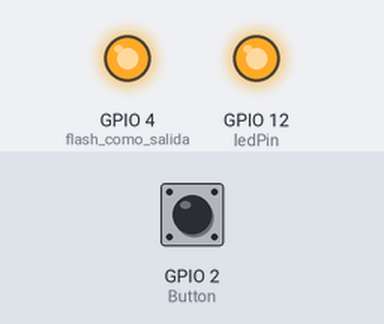
Bench run of a sketch on a simulated ESP32. Parts: output pins drawn as LEDs (lit = HIGH). Inputs (shaded band) come from the test bench; at power-on: GPIO 2 (Button) LOW. The camera gives no picture; what the sketch prints to the serial monitor is not drawn.

Above: at 0.6 s.
1.6 s: GPIO 2 (Button) pulled HIGH for 3.2 s
At 6.25 s:
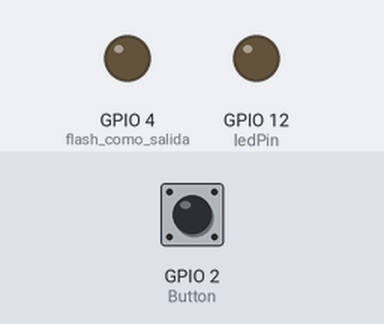
7.5 s: GPIO 2 (Button) pulled HIGH for 0.15 s
Timing chart, 0 to 18.5 s (numbered marks = the images above; inputs shaded):
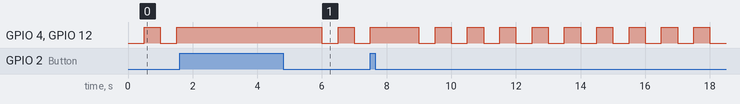

Measured:
- by itself, GPIO 4 (flash_como_salida), GPIO 12 (ledPin): repeats every 1.0 s: LOW 0.50 s, HIGH 0.50 s

The sketch:

CANSAT_ESP32CAM_PRUEBAA_TAKE_A_PHOTO_SAVE_ON_CARD.ino
```cpp
// (licence header left out)
#include "esp_camera.h"
#include "Arduino.h"
#include "FS.h"                // SD Card ESP32
#include "SD_MMC.h"            // SD Card ESP32
#include "soc/soc.h"           // Disable brownour problems
#include "soc/rtc_cntl_reg.h"  // Disable brownour problems
#include "driver/rtc_io.h"
// #include <EEPROM.h>            // read and write from flash memory
// define the number of bytes you want to access
// #define EEPROM_SIZE 1

RTC_DATA_ATTR int bootCount = 0;

// Pin definition for CAMERA_MODEL_AI_THINKER
#define PWDN_GPIO_NUM     32
#define RESET_GPIO_NUM    -1
#define XCLK_GPIO_NUM      0
#define SIOD_GPIO_NUM     26
#define SIOC_GPIO_NUM     27
#define Y9_GPIO_NUM       35
#define Y8_GPIO_NUM       34
#define Y7_GPIO_NUM       39
#define Y6_GPIO_NUM       36
#define Y5_GPIO_NUM       21
#define Y4_GPIO_NUM       19
#define Y3_GPIO_NUM       18
#define Y2_GPIO_NUM        5
#define VSYNC_GPIO_NUM    25
#define HREF_GPIO_NUM     23
#define PCLK_GPIO_NUM     22

int pictureNumber = 0;

// ledPin refers to ESP32 GPIO 1
const int ledPin = 12; // No tiene todos los pines. pruebo en puerto IO12
const int Button = 2; // No tiene todos los pines. pruebo en puerto IO2
bool estado = 0; // estado del sistema
bool estadoAnt = 0; // estado anterior del sistema
bool pulsado = 0; // botón pulsado

void setup() {

  WRITE_PERI_REG(RTC_CNTL_BROWN_OUT_REG, 0); //disable brownout detector

  // initialize digital pin ledPin as an output.
  pinMode(ledPin, OUTPUT);
  pinMode(Button, INPUT);
  pinMode(4, OUTPUT); // flash como salida

  digitalWrite(ledPin, LOW);

  Serial.begin(115200);

  Serial.setDebugOutput(true);

  camera_config_t config;
  config.ledc_channel = LEDC_CHANNEL_0;
  config.ledc_timer = LEDC_TIMER_0;
  config.pin_d0 = Y2_GPIO_NUM;
  config.pin_d1 = Y3_GPIO_NUM;
  config.pin_d2 = Y4_GPIO_NUM;
  config.pin_d3 = Y5_GPIO_NUM;
  config.pin_d4 = Y6_GPIO_NUM;
  config.pin_d5 = Y7_GPIO_NUM;
  config.pin_d6 = Y8_GPIO_NUM;
  config.pin_d7 = Y9_GPIO_NUM;
  config.pin_xclk = XCLK_GPIO_NUM;
  config.pin_pclk = PCLK_GPIO_NUM;
  config.pin_vsync = VSYNC_GPIO_NUM;
  config.pin_href = HREF_GPIO_NUM;
  config.pin_sscb_sda = SIOD_GPIO_NUM;
  config.pin_sscb_scl = SIOC_GPIO_NUM;
  config.pin_pwdn = PWDN_GPIO_NUM;
  config.pin_reset = RESET_GPIO_NUM;
  config.xclk_freq_hz = 20000000;
  config.pixel_format = PIXFORMAT_JPEG;

  // conectar flash
  rtc_gpio_hold_dis(GPIO_NUM_4); // disable Hold. Permite recibir señal para encenderlo
  // desconectar flash
  // rtc_gpio_hold_en(GPIO_NUM_4); // enable Hold. No permite recibir señal para encenderlo


  if(psramFound()){
    config.frame_size = FRAMESIZE_UXGA; // FRAMESIZE_ + QVGA|CIF|VGA|SVGA|XGA|SXGA|UXGA
    config.jpeg_quality = 10;
    config.fb_count = 2;
        Serial.println("UXGA");
  } else {
    config.frame_size = FRAMESIZE_SVGA;
    config.jpeg_quality = 12;
    config.fb_count = 1;
        Serial.println("SVGA");
  }


  // Init Camera
  esp_err_t err = esp_camera_init(&config);
  if (err != ESP_OK) {
    Serial.printf("Camera init failed with error 0x%x", err);
    digitalWrite(4, HIGH);
    return;
  }

  Serial.println("Starting SD Card");

     /*

  delay(500);
  if(!SD_MMC.begin()){
    Serial.println("SD Card Mount Failed");
    digitalWrite(4, HIGH);
    //return;
  }

  uint8_t cardType = SD_MMC.cardType();
  if(cardType == CARD_NONE){
    Serial.println("No SD Card attached");
    digitalWrite(4, HIGH);
    return;
  }


  // Turns off the ESP32-CAM white on-board LED (flash) connected to GPIO 4

  pinMode(4, OUTPUT);
  digitalWrite(4, LOW);
  rtc_gpio_hold_en(GPIO_NUM_4);

  esp_sleep_enable_ext0_wakeup(GPIO_NUM_12, 1);

  Serial.println("Going to sleep now");
  delay(1000);
  esp_deep_sleep_start();
  Serial.println("This will never be printed"); */
}

void loop() {

  // parpadeo
  digitalWrite(ledPin, int(millis()/500)%2);
  digitalWrite(4, int(millis()/500)%2); // debería parpadear el flash.

  pulsado = digitalRead(Button);
  estado = (!estadoAnt)*pulsado + estado*(!pulsado);
  if (estado!=estadoAnt && estado==HIGH) {
    digitalWrite(ledPin,HIGH);
    delay(1000);
  }

  estadoAnt=estado;

  /*
  camera_fb_t * fb = NULL;

  // Take Picture with Camera
  fb = esp_camera_fb_get();
  if(!fb) {
    Serial.println("Camera capture failed");
    return;
  }
  // initialize EEPROM with predefined size
  EEPROM.begin(EEPROM_SIZE);
  pictureNumber = EEPROM.read(0) + 1;

  // Path where new picture will be saved in SD Card
  String path = "/picture" + String(pictureNumber) +".jpg";

  fs::FS &fs = SD_MMC;
  Serial.printf("Picture file name: %s\n", path.c_str());

  File file = fs.open(path.c_str(), FILE_WRITE);
  if(!file){
    Serial.println("Failed to open file in writing mode");
  }
  else {
    file.write(fb->buf, fb->len); // payload (image), payload length
    Serial.printf("Saved file to path: %s\n", path.c_str());
    EEPROM.write(0, pictureNumber);
    EEPROM.commit();
  }
  file.close();
  esp_camera_fb_return(fb);

  delay(1000); */

}
```
